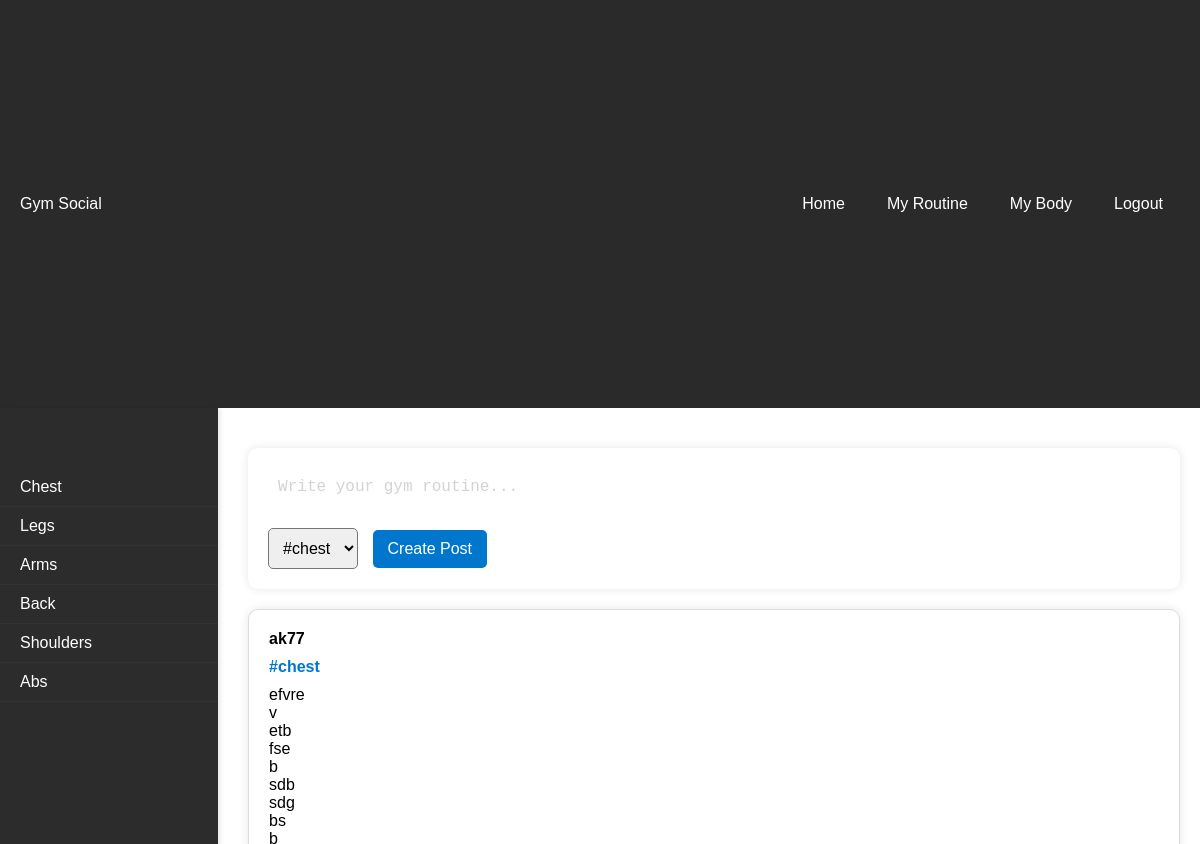
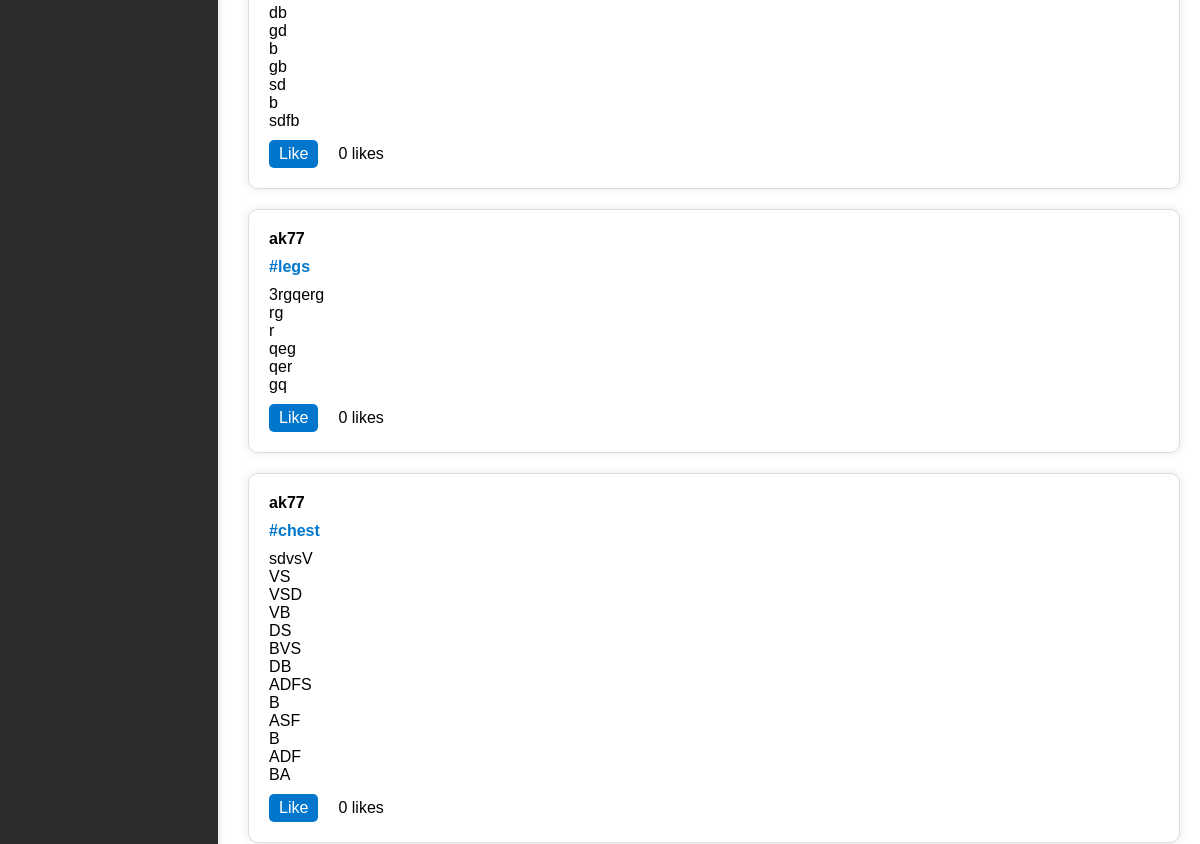
The app's page /landing (signed in, upper part), older data (2 pictures, top to bottom).
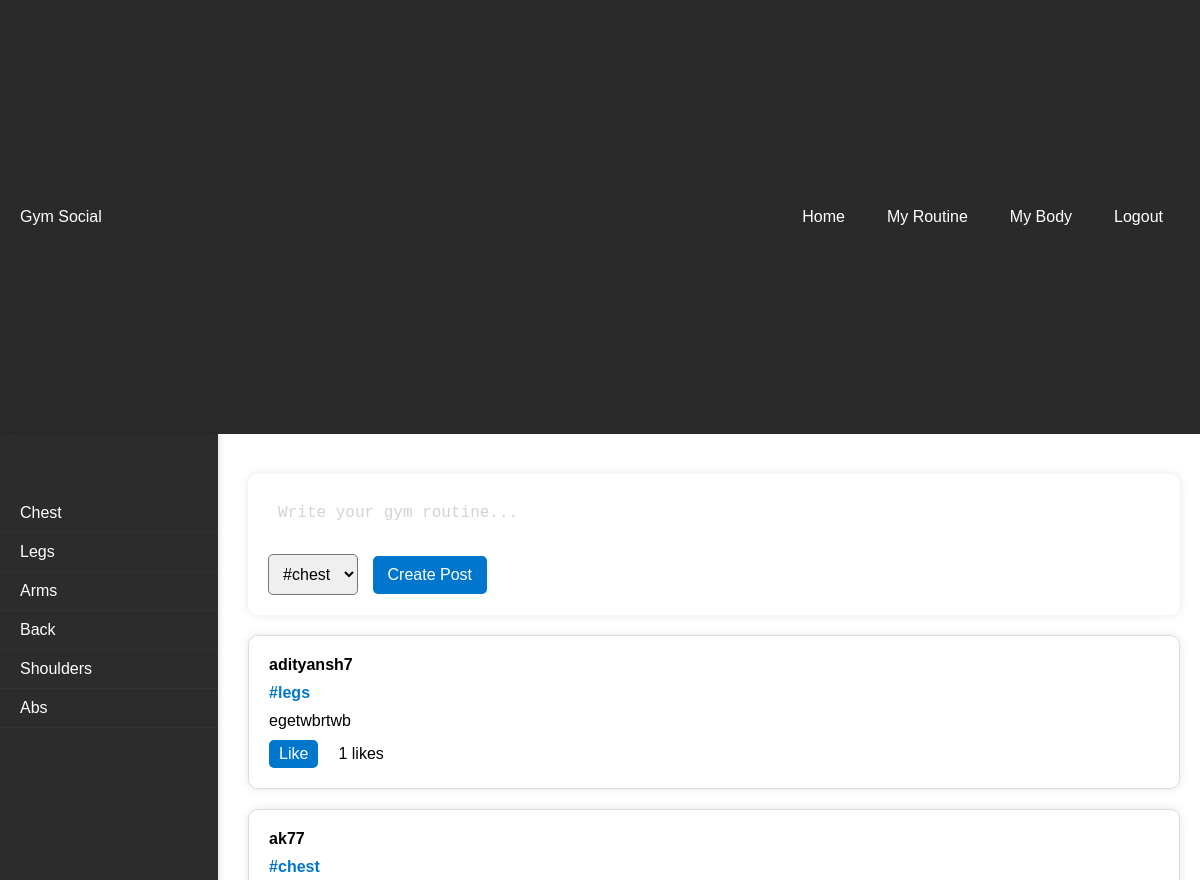
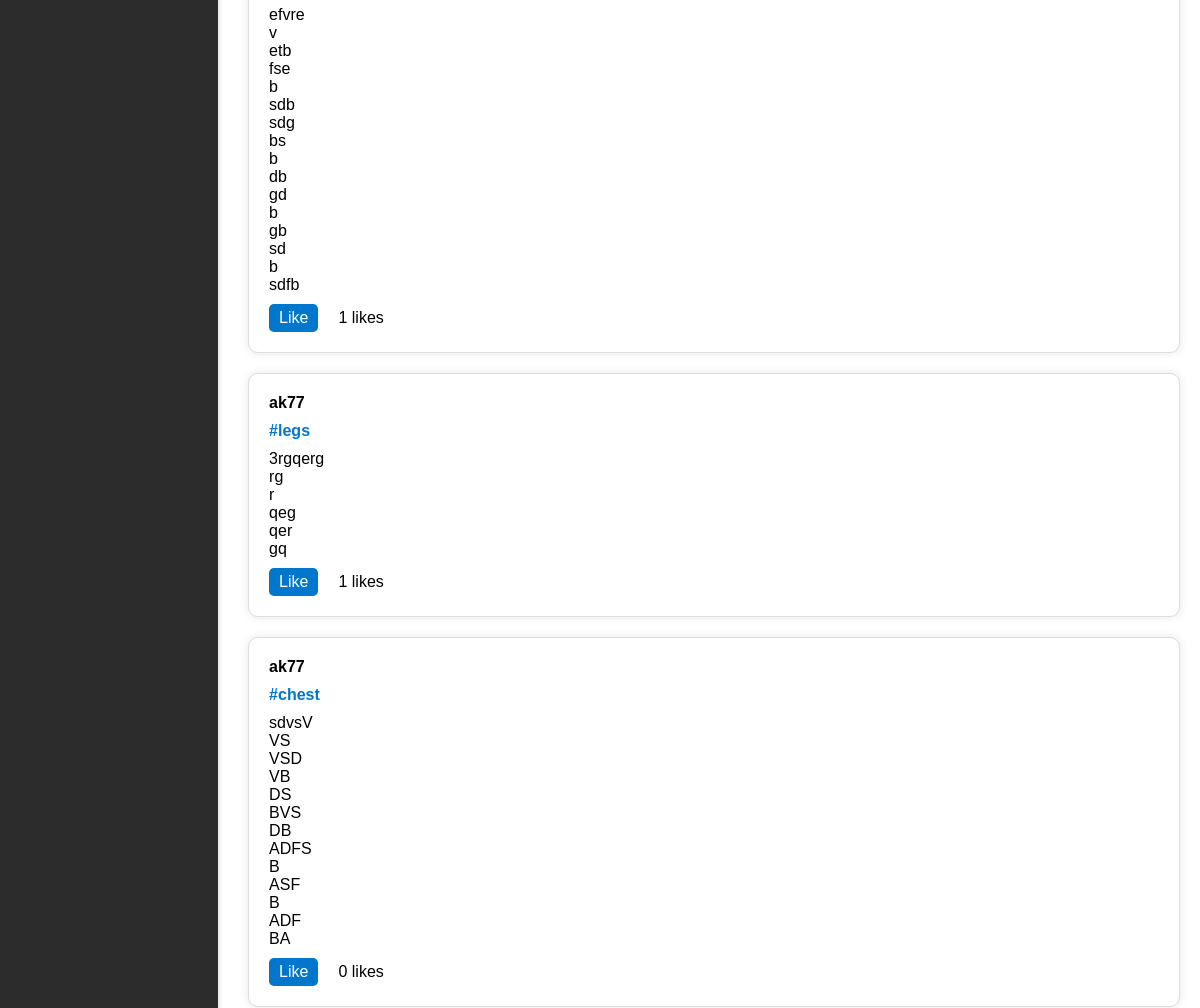
The same page, newer data (2 pictures, top to bottom).
### tables this page shows
CREATE TABLE posts (
    id INTEGER PRIMARY KEY,
    user_id INTEGER,
    body_part TEXT NOT NULL,
    content TEXT NOT NULL,
    likes INTEGER DEFAULT 0,
    FOREIGN KEY (user_id) REFERENCES users (id)
);

CREATE TABLE users (
    id INTEGER PRIMARY KEY,
    username TEXT NOT NULL UNIQUE,
    password TEXT NOT NULL
);

### app.py (the view)
@app.route('/landing')
def landing():
    if 'username' in session:
        conn = get_db_connection()
        posts = conn.execute('''
            SELECT posts.id, users.username, posts.body_part, posts.content, posts.likes
            FROM posts JOIN users ON posts.user_id = users.id
            ORDER BY posts.id DESC
        ''').fetchall()
        conn.close()
        return render_template('landing.html', username=session['username'], posts=posts)
    return redirect(url_for('login'))

### app.py (called while the page is built)
def get_db_connection():
    conn = sqlite3.connect(DATABASE)
    conn.row_factory = sqlite3.Row
    return conn

### templates/landing.html (shortened to what this page needs)
<!DOCTYPE html>
<html lang="en">
<head>
    <link rel="stylesheet" href="{{ url_for('static', filename='styles.css') }}">
</head>
<body>
    <header class="top-bar">
        <p>Gym Social</p>
        <div class="right-buttons">
            <a href="#" class="top-menu-btn">Home</a>
            <a href="#" class="top-menu-btn">My Routine</a>
            <a href="#" class="top-menu-btn">My Body</a>
            <a href="{{ url_for('logout') }}" class="logout-btn">Logout</a>
        </div>
    </header>
    <main>
        <div class="side-menu">
            <a href="#" class="menu-btn">Chest</a>
            <a href="#" class="menu-btn">Legs</a>
            <a href="#" class="menu-btn">Arms</a>
            <a href="#" class="menu-btn">Back</a>
            <a href="#" class="menu-btn">Shoulders</a>
            <a href="#" class="menu-btn">Abs</a>
        </div>
        <section id="feed">
            <div class="box create-post">
                <form action="{{ url_for('create_post') }}" method="post">
                    <textarea name="content" placeholder="Write your gym routine..."></textarea>
                    <select name="body_part">
                        <option value="chest">#chest</option>
                    </select>
                    <input type="submit" value="Create Post">
                </form>
            </div>
            {% for post in posts %}
            <div class="box post">
                <p class="username">{{ post.username }}</p>
                <p class="body_part">#{{ post.body_part }}</p>
                <p class="content">{{ post.content }}</p>
                <div class="like-section">
                    <a href="#" class="like-button" data-post-id="{{ post.id }}">Like</a>
                    <p class="likes-count" data-post-id="{{ post.id }}">{{ post.likes }} likes</p>
                </div>
            </div>
            {% endfor %}
        </section>
    </main>
</body>
</html>

### static/styles.css (style rules this page uses)
* { margin: 0; padding: 0; box-sizing: border-box; }
body { font-family: Arial, sans-serif; margin: 0; padding: 0; display: flex; flex-direction: column; height: 100vh; }
header { background-color: #333; color: white; text-align: center; padding: 1em 0; flex: 0 0 15%; }
main { flex: 1; display: flex; }
header { display: flex; justify-content: space-between; align-items: center; padding: 1em; background-color: #333; color: white; }
main { display: flex; height: calc(100vh - 60px); }
#feed { margin-left: 10px; width: calc(100% - 220px); padding: 20px; overflow-y: auto; }
.post { border: 1px solid #ddd; padding: 10px; margin-bottom: 10px; }
.content { white-space: pre-line; }
.username { font-weight: bold; }
.body_part { color: #0077cc; }
.like-button { background-color: #0077cc; color: white; padding: 5px 10px; text-decoration: none; }
.likes-count { display: inline-block; margin-left: 10px; }
.box { background-color: white; border-radius: 10px; padding: 20px; margin: 20px 0; box-shadow: 0px 0px 10px rgba(0, 0, 0, 0.1); }
.create-post { display: flex; flex-direction: column; gap: 10px; }
.create-post textarea { height: auto; overflow-y: hidden; resize: none; width: 100%; box-sizing: border-box; padding: 10px; font-size: 16px; border: none; border-radius: 5px; outline: none; }
.create-post textarea::placeholder { color: lightgray; }
.create-post select { flex-grow: 1; margin-right: 10px; padding: 10px; font-size: 16px; border-radius: 5px; }
.create-post input[type="submit"] { flex-shrink: 0; padding: 10px 15px; font-size: 16px; border-radius: 5px; white-space: nowrap; }
.create-post input[type="submit"] { background-color: #0077cc; color: white; border: none; cursor: pointer; transition: background-color 0.3s; }
.post { display: flex; flex-direction: column; gap: 10px; }
.body_part { color: #0077cc; font-weight: bold; }
.like-section { display: flex; align-items: center; gap: 10px; }
.like-button { background-color: #0077cc; color: white; padding: 5px 10px; text-decoration: none; border-radius: 5px; transition: background-color 0.3s; }
.top-bar { display: flex; justify-content: space-between; align-items: center; padding: 10px 20px; background-color: #2a2a2a; color: white; }
.top-menu-btn, .logout-btn { background-color: transparent; color: white; padding: 10px 15px; text-align: center; text-decoration: none; display: inline-block; margin: 0 2px; border-radius: 16px; font-size: 16px; transition: background-color 0.3s; }
.right-buttons { display: flex; gap: 8px; }
.side-menu { float: left; width: 220px; height: 100vh; background-color: #2c2c2c; padding-top: 60px; box-shadow: 2px 0 5px rgba(0, 0, 0, 0.1); }
.menu-btn { display: block; padding: 10px 20px; color: white; text-decoration: none; border-bottom: 1px solid #333; transition: background-color 0.3s; }

Row changes from the older to the newer data that the page shows:
added posts: username "adityansh7", body_part "legs", content "egetwbrtwb", likes "1"
changed posts "efvre v etb fse b sdb sdg bs b db gd b gb sd b sdfb": likes "0" → "1"
changed posts "3rgqerg rg r qeg qer gq": likes "0" → "1"
